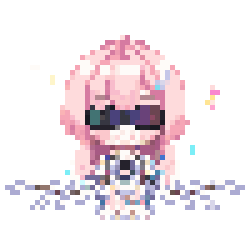
#> input picture assets/aemeath/Aemeath_GLASS_inline.gif, 50 x 50 px (shown 5 times larger)
$ python optimize-titlebar-gif.py --input ../assets/aemeath/Aemeath_GLASS_inline.gif
#> lines starting #> are read from the running program, lines starting #| are printed output that depends on the picture
#!/usr/bin/env python3
"""Downscale pixel-art GIFs for title bar CSS embed (nearest-neighbor, integer scale).

Pixel art must use integer scale factors only (e.g. 1000px -> 50px = /20).
Bilinear/bicubic scaling blurs pixels; non-integer ratios stretch pixels unevenly.

Usage:
  python scripts/optimize-titlebar-gif.py --input path/to/source.gif
  python scripts/optimize-titlebar-gif.py --input path/to/source.gif --max-size 64
  python scripts/optimize-titlebar-gif.py --input path/to/source.gif --output assets/aemeath/Aemeath_GLASS_inline.gif
"""

from __future__ import annotations

import argparse
import sys
from pathlib import Path

try:
    from PIL import Image
except ImportError:
    print("Pillow is required: pip install pillow", file=sys.stderr)
    sys.exit(1)


def pick_integer_output_size(source_size: int, max_size: int) -> tuple[int, int]:
    """Return (output_px, scale_factor) — largest output <= max_size with integer scale."""
    best_out = None
    best_scale = None
    for scale in range(1, source_size + 1):
        out = source_size // scale
        if out <= max_size and (best_out is None or out > best_out):
            best_out = out
            best_scale = scale
    if best_out is None:
        raise ValueError(f"cannot fit source size {source_size} into max {max_size}")
    return best_out, best_scale


def resize_gif_nearest(input_path: Path, output_path: Path, max_size: int) -> None:
#> called with max_size = 50
    with Image.open(input_path) as source:
#> source is the input picture: PIL image 50x50 P; mean R, G, B, A 66.5, 56.9, 61.3, 81.8
        width, height = source.size
#> width = 50; height = 50
        if width != height:
            print(f"warning: non-square source {width}x{height}, using width for scale", file=sys.stderr)

        out_size, scale = pick_integer_output_size(width, max_size)
#> out_size = 50; scale = 1
        frame_count = getattr(source, "n_frames", 1)
#> frame_count = 37

        frames: list[Image.Image] = []
        durations: list[int] = []

        for index in range(frame_count):
            source.seek(index)
            frame = source.convert("RGBA").resize((out_size, out_size), Image.NEAREST)
            frames.append(frame)
            durations.append(int(source.info.get("duration", 80)))
#> this loop made 37 passes
#> pass 2, in resize_gif_nearest, `frame = source.convert("RGBA").resize((out_size, out_size), Image.NEAR..`:
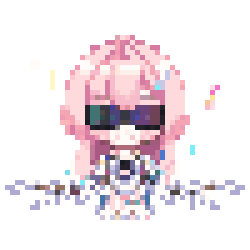
#> frame: PIL image 50x50 RGBA (shown 5 times larger); mean R, G, B, A 67.6, 57.6, 62.1, 83.3; transparent parts drawn white
#> pass 3, in resize_gif_nearest, `frame = source.convert("RGBA").resize((out_size, out_size), Image.NEAR..`:
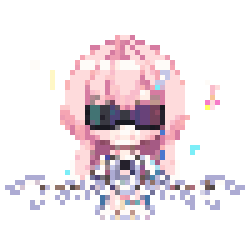
#> frame: PIL image 50x50 RGBA (shown 5 times larger); mean R, G, B, A 67, 57.3, 61.7, 83; transparent parts drawn white
#> after the loop:
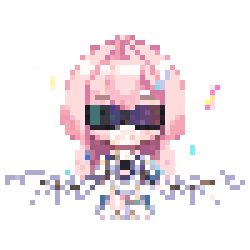
#> source: PIL image 50x50 RGBA (shown 5 times larger); mean R, G, B, A 65.7, 56.1, 60.2, 81; transparent parts drawn white
#> after the loop, durations = 37 values from 40 to 40; frames = 37 items

        output_path.parent.mkdir(parents=True, exist_ok=True)
        frames[0].save(
            output_path,
            save_all=True,
            append_images=frames[1:],
            duration=durations,
            loop=0,
            disposal=2,
            optimize=True,
        )

        out_bytes = output_path.stat().st_size
        print(f"{input_path.name}: {width}x{width} x{frame_count} -> {out_size}x{out_size} (/{scale})")
#| Aemeath_GLASS_inline.gif: 50x50 x37 -> 50x50 (/1)
        print(f"written {output_path} ({out_bytes:,} bytes)")


def main() -> int:
    project_root = Path(__file__).resolve().parent.parent
    parser = argparse.ArgumentParser(description="Optimize pixel-art GIF for title bar embed")
    parser.add_argument(
        "--input",
        type=Path,
        required=True,
        help="Source GIF (any size)",
    )
    parser.add_argument(
        "--output",
        type=Path,
        default=project_root / "assets" / "aemeath" / "Aemeath_GLASS_inline.gif",
        help="Output GIF (default: assets/aemeath/Aemeath_GLASS_inline.gif)",
    )
    parser.add_argument(
        "--max-size",
        type=int,
        default=50,
        help="Max edge length in px; uses integer downscale (default: 50, fits 20px title bar at ~2.5x)",
    )
    args = parser.parse_args()

    if not args.input.is_file():
        print(f"input not found: {args.input}", file=sys.stderr)
        return 1
    if args.max_size < 8:
        print("--max-size must be >= 8", file=sys.stderr)
        return 1

    resize_gif_nearest(args.input.resolve(), args.output.resolve(), args.max_size)
    return 0


if __name__ == "__main__":
    raise SystemExit(main())
#> (the program exits here)
